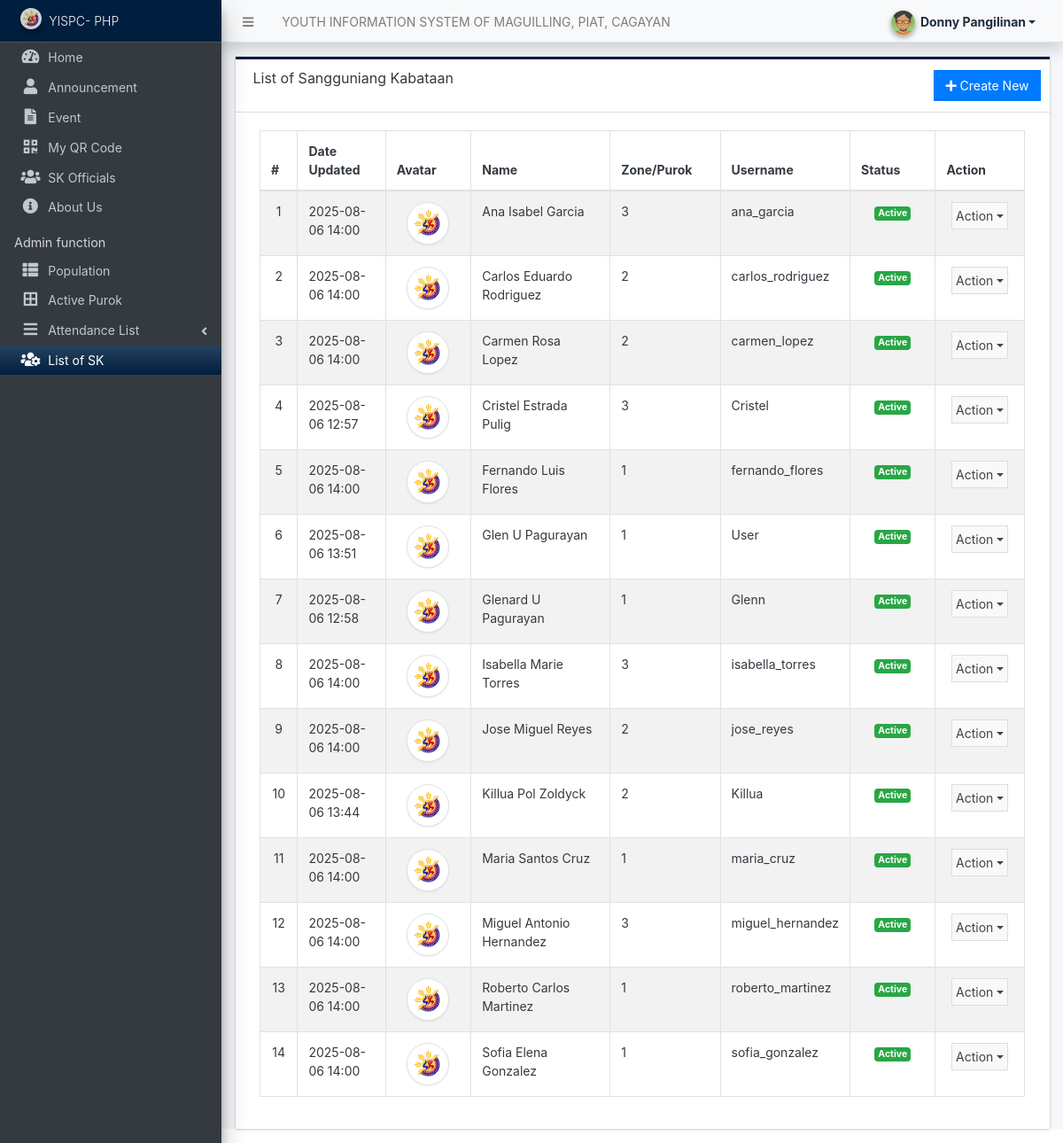
/admin/?page=user/list (signed in), run on an earlier commit of the app's database.
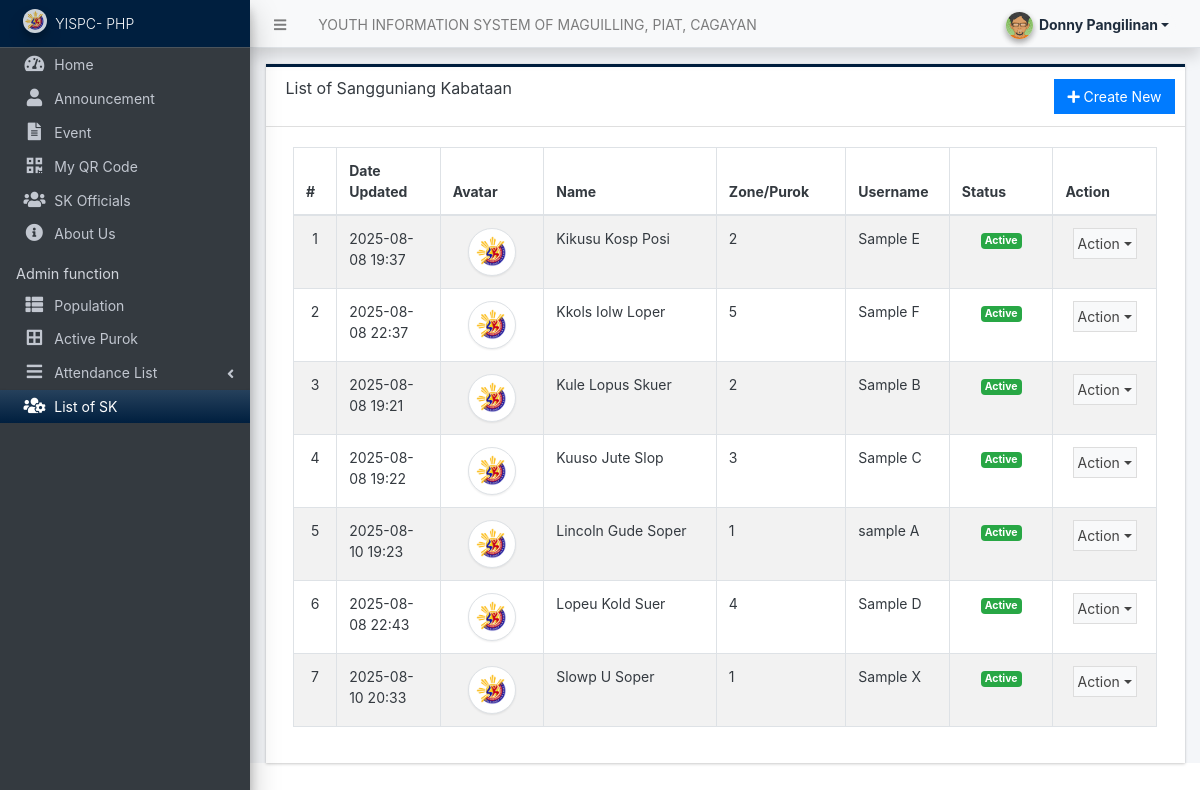
And on a later commit of the database.
### tables this page shows
CREATE TABLE `users` (
  `id` int(50) NOT NULL,
  `firstname` varchar(250) NOT NULL,
  `middlename` text DEFAULT NULL,
  `lastname` varchar(250) NOT NULL,
  `username` text NOT NULL,
  `password` text NOT NULL,
  `security_question` varchar(255) DEFAULT NULL,
  `security_answer` varchar(255) DEFAULT NULL,
  `avatar` text DEFAULT NULL,
  `qr_code` text DEFAULT NULL,
  `last_login` datetime DEFAULT NULL,
  `type` tinyint(1) NOT NULL DEFAULT 0,
  `status` tinyint(1) NOT NULL DEFAULT 1,
  `date_added` datetime NOT NULL DEFAULT current_timestamp(),
  `date_updated` datetime DEFAULT current_timestamp() ON UPDATE current_timestamp(),
  `zone` int(1) NOT NULL,
  `birthdate` date DEFAULT NULL,
  `age` int(3) NOT NULL,
  `sex` enum('Male','Female') NOT NULL
);

### classes/DBConnection.php (called while the page is built, shortened)
<?php
class DBConnection{
    private $host = DB_SERVER;
    private $username = DB_USERNAME;
    private $password = DB_PASSWORD;
    private $database = DB_NAME;
    public $conn;
    public function __construct(){
        if (!isset($this->conn)) {
            $this->conn = new mysqli($this->host, $this->username, $this->password, $this->database);
        }
    }
}
?>

### classes/SystemSettings.php (called while the page is built, shortened)
<?php
class SystemSettings extends DBConnection{
	function userdata($field = ''){
		if(!empty($field)){
			if(isset($_SESSION['userdata'][$field]))
				return $_SESSION['userdata'][$field];
			else
				return null;
		}else{
			return false;
		}
	}
	function info($field=''){
		if(!empty($field)){
			if(isset($_SESSION['system_info'][$field]))
				return $_SESSION['system_info'][$field];
			else
				return false;
		}else{
			return false;
		}
	}
}
$_settings = new SystemSettings();
?>

### config.php (called while the page is built, shortened)
<?php
require_once('classes/DBConnection.php');
require_once('classes/SystemSettings.php');
function validate_image($file){
    global $_settings;
	if(!empty($file)){
        $ex = explode("?",$file);
        $file = $ex[0];
        $ts = isset($ex[1]) ? "?".$ex[1] : '';
		if(is_file(base_app.$file)){
			return base_url.$file.$ts;
		}else{
			return base_url.($_settings->info('logo'));
		}
	}else{
		return base_url.($_settings->info('logo'));
	}
}
?>

### admin/user/list.php (the view, shortened to what this page needs)
<div class="card card-outline rounded-0 card-navy">
	<div class="card-header">
		<h3 class="card-title">List of Sangguniang Kabataan</h3>
		<div class="card-tools">
			<a href="./?page=user/manage_user" id="create_new" class="btn btn-flat btn-primary"><span class="fas fa-plus"></span>  Create New</a>
		</div>
	</div>
	<div class="card-body">
        <div class="container-fluid">
			<table class="table table-hover table-striped table-bordered" id="list">
				<colgroup>
					<col width="5%">
					<col width="12%">
					<col width="12%">
					<col width="20%">
					<col width="15%">
					<col width="12%">
					<col width="12%">
					<col width="12%">
				</colgroup>
				<thead>
					<tr>
						<th>#</th>
						<th>Date Updated</th>
						<th>Avatar</th>
						<th>Name</th>
						<th>Zone/Purok</th>
						<th>Username</th>
						<th>Status</th>
						<th>Action</th>
					</tr>
				</thead>
				<tbody>
					<?php
					$i = 1;
					$qry = $conn->query("SELECT *, concat(firstname,' ', coalesce(concat(middlename,' '), '') , lastname) as `name` from `users` where id != '{$_settings->userdata('id')}' order by concat(firstname,' ', lastname) asc ");
					while($row = $qry->fetch_assoc()):
					?>
						<tr>
							<td class="text-center"><?php echo $i++; ?></td>
							<td><?php echo date("Y-m-d H:i",strtotime($row['date_updated'])) ?></td>
							<td class="text-center">
                                <img src="<?= validate_image($row['avatar']) ?>" alt="" class="img-thumbnail rounded-circle user-avatar">
                            </td>
							<td><?php echo $row['name'] ?></td>
							<td><?php echo isset($row['zone']) ? $row['zone'] : 'N/A'; ?></td>
							<td><?php echo $row['username'] ?></td>
							<td class="text-center">
                                <?php if(isset($row['status']) && $row['status'] == 1): ?>
                                    <span class="badge badge-success">Active</span>
                                <?php else: ?>
                                    <span class="badge badge-danger">Deactivated</span>
                                <?php endif; ?>
                            </td>
							<td align="center">
								 <button type="button" class="btn btn-flat p-1 btn-default btn-sm dropdown-toggle dropdown-icon" data-toggle="dropdown">
				                  		Action
				                  </button>
							</td>
						</tr>
					<?php endwhile; ?>
				</tbody>
			</table>
		</div>
	</div>
</div>

What changed in the data, as far as the page shows it:
removed users: date_updated "2025-08-06 14:00", name "Ana Isabel Garcia", zone "3", username "ana_garcia", status "Active"
removed users: date_updated "2025-08-06 14:00", name "Carlos Eduardo Rodriguez", zone "2", username "carlos_rodriguez", status "Active"
removed users: date_updated "2025-08-06 14:00", name "Carmen Rosa Lopez", zone "2", username "carmen_lopez", status "Active"
removed users: date_updated "2025-08-06 12:57", name "Cristel Estrada Pulig", zone "3", username "Cristel", status "Active"
removed users: date_updated "2025-08-06 14:00", name "Fernando Luis Flores", zone "1", username "fernando_flores", status "Active"
removed users: date_updated "2025-08-06 13:51", name "Glen U Pagurayan", zone "1", username "User", status "Active"
removed users: date_updated "2025-08-06 12:58", name "Glenard U Pagurayan", zone "1", username "Glenn", status "Active"
removed users: date_updated "2025-08-06 14:00", name "Isabella Marie Torres", zone "3", username "isabella_torres", status "Active"
removed users: date_updated "2025-08-06 14:00", name "Jose Miguel Reyes", zone "2", username "jose_reyes", status "Active"
removed users: date_updated "2025-08-06 13:44", name "Killua Pol Zoldyck", zone "2", username "Killua", status "Active"
removed users: date_updated "2025-08-06 14:00", name "Maria Santos Cruz", zone "1", username "maria_cruz", status "Active"
removed users: date_updated "2025-08-06 14:00", name "Miguel Antonio Hernandez", zone "3", username "miguel_hernandez", status "Active"
removed users: date_updated "2025-08-06 14:00", name "Roberto Carlos Martinez", zone "1", username "roberto_martinez", status "Active"
removed users: date_updated "2025-08-06 14:00", name "Sofia Elena Gonzalez", zone "1", username "sofia_gonzalez", status "Active"
added users: date_updated "2025-08-08 19:37", name "Kikusu Kosp Posi", zone "2", username "Sample E", status "Active"
added users: date_updated "2025-08-08 22:37", name "Kkols Iolw Loper", zone "5", username "Sample F", status "Active"
added users: date_updated "2025-08-08 19:21", name "Kule Lopus Skuer", zone "2", username "Sample B", status "Active"
added users: date_updated "2025-08-08 19:22", name "Kuuso Jute Slop", zone "3", username "Sample C", status "Active"
added users: date_updated "2025-08-10 19:23", name "Lincoln Gude Soper", zone "1", username "sample A", status "Active"
added users: date_updated "2025-08-08 22:43", name "Lopeu Kold Suer", zone "4", username "Sample D", status "Active"
added users: date_updated "2025-08-10 20:33", name "Slowp U Soper", zone "1", username "Sample X", status "Active"
